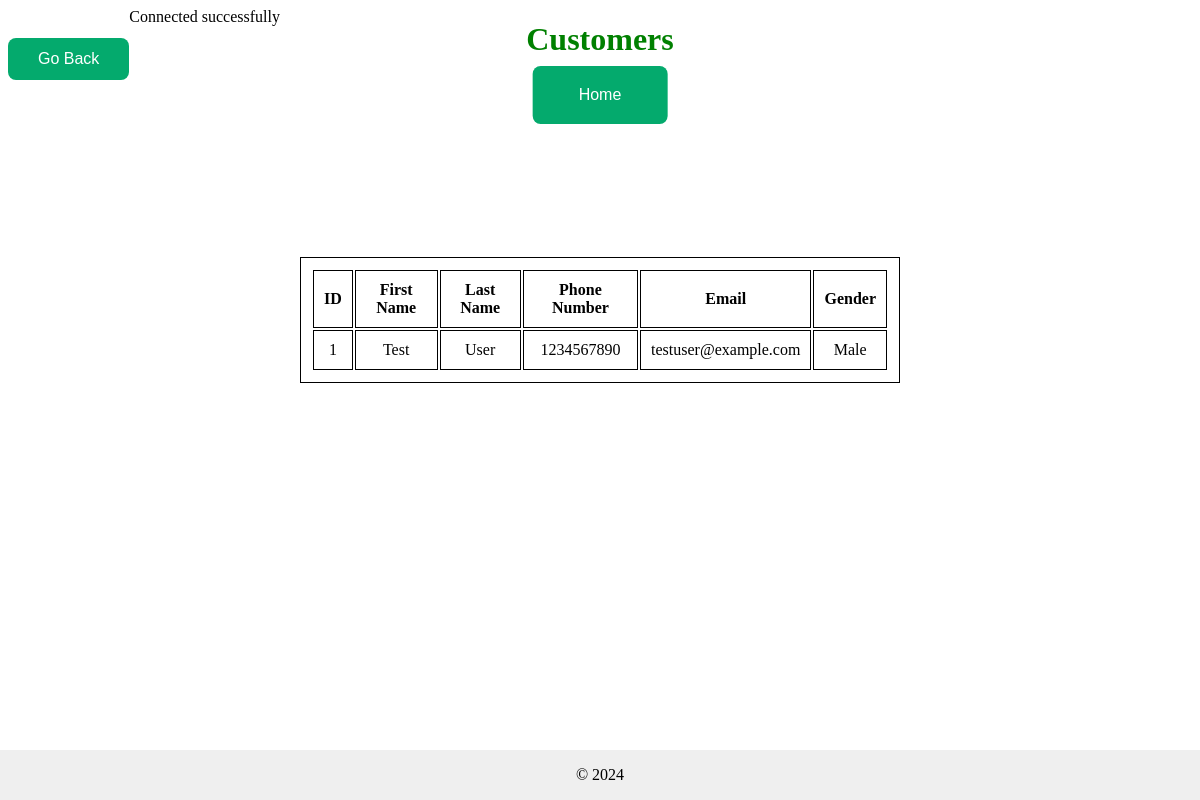
Screenshot of /Customer_delivery.php with the database file from the repository.
### tables this page shows
CREATE TABLE `customer` (
  `Id` int(50) NOT NULL,
  `Type` varchar(20) NOT NULL DEFAULT 'Customer'
);

CREATE TABLE `user` (
  `Id` int(11) NOT NULL,
  `FName` varchar(50) NOT NULL,
  `LName` varchar(50) NOT NULL,
  `Phone_no` varchar(20) NOT NULL,
  `Password` varchar(255) NOT NULL,
  `Email` varchar(50) NOT NULL,
  `Type` varchar(50) NOT NULL,
  `gender` varchar(10) NOT NULL,
  `delete_flag` tinyint(1) NOT NULL DEFAULT 0,
  `date_created` datetime NOT NULL DEFAULT current_timestamp(),
  `date_updated` datetime DEFAULT NULL ON UPDATE current_timestamp()
);

### Customer_delivery.php (the view, shortened to what this page needs)
<!DOCTYPE html>
<html>
<head>
	<link href="css/style1.css" rel="stylesheet">
</head>
<body>
<div class="top">
	<h1 style="color:green;">Customers</h1>
</div>
<div class="top_body_button">
<button class="b1"><a href="index.php"> Home </a>  </button><br>
</div>
<button  class="b1" onclick="history.back()">Go Back</button>
<div>
<?php
include 'config.php';
$sql = "SELECT customer.Id AS Id,
         user.FName, user.LName, user.Phone_no, user.Email, user.gender
        FROM customer
        INNER JOIN user ON customer.id = user.id";
$result = $conn->query($sql);
if ($result) {
    if ($result->num_rows > 0) {
        echo "<table border='1' class='top_table'>";
        echo "<tr>
        <th>ID</th>
        <th>First Name</th>
        <th>Last Name</th>
        <th>Phone Number</th>
        <th>Email</th>
        <th>Gender</th>
        </tr>";
        while ($row = $result->fetch_assoc()) {
            echo "<tr><td>" . $row['Id'] . "</td>
            <td>" . $row['FName'] . "</td>
            <td>" . $row['LName'] . "</td>
            <td>" . $row['Phone_no'] . "</td>
            <td>" . $row['Email'] . "</td>
            <td>" . $row['gender'] . "</td>
            </tr>";
        }
        echo "</table>";
    } else {
        echo "No records found";
    }
  }
?>
</div>
<div class="footer">
	 &copy; <?php echo date('Y'); ?>
	</div>
</body>
</html>

### css/style1.css (style rules this page uses)
body { background-image: url("https://img.freepik.com/premium-photo/icon-blue-background-teamwork-network-community-concept_524876-390.jpg?w=1380"); display: flex; flex-wrap: wrap; }
.footer { position: fixed; right: 0; bottom: 0; left: 0; padding: 1rem; background-color: #efefef; text-align: center; }
.top { margin: 0; position: absolute; top: 5%; left: 50%; transform: translate(-50%, -50%); text-align:center; }
.top_body_button { margin: 0; position: absolute; top: 10%; left: 50%; transform: translate(-50%, -50%); text-align:center; }
.b1 { background-color: #04AA6D; border: none; color: white; padding: 12px 30px; text-align: center; text-decoration: none; display: inline-block; font-size: 16px; border-radius: 8px; margin-top: 30px; }
table, th, td { border: 1px solid black; margin-top: 20%; margin-left: 35%; text-align: center; padding: 10px; }
.top_table { margin: 0; position: absolute; top: 40%; left: 50%; transform: translate(-50%, -50%); text-align:center; }
a { text-decoration: none; display: inline-block; padding: 8px 16px; color: white; }

### rows the page displays
customer: Id "1", user.FName "Test", user.LName "User", user.Phone_no "1234567890", user.Email "testuser@example.com", user.gender "Male"
